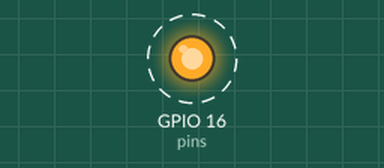
Bench run of a program on a simulated Raspberry Pi (BCM pin numbers). Shown: output pins drawn as LEDs (lit = HIGH). Dashed ring = blinking. What the program prints to the terminal is not drawn.

Above: at 0.2 s.
Timing chart, 0 to 3.0 s (numbered marks = the images above):
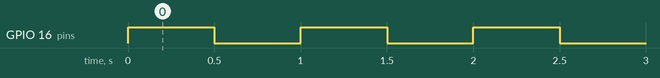

Measured:
- by itself, GPIO 16 (pins): alternates HIGH for 0.50 s and LOW for 0.50 s

The program:

light002.py
```python
#!/usr/bin/env python
# -*- coding:utf-8 -*-
#Author  :hstking
#E-mail  :hstking@hotmail.com
#Ctime   :2015/08/07
#Mtime   :
#Version :

import RPi.GPIO as GPIO
import time

#BCM GPIO编号
pins = [16]

def setup():
	#采用BCM编号
	GPIO.setmode(GPIO.BCM)
	#设置所有GPIO为输出状态，且输出低电平
	for pin in pins:
		GPIO.setup(pin,GPIO.OUT)
		GPIO.output(pin,GPIO.LOW)

def loop():
	while True:
		#循环点亮
		for pin in pins:
			GPIO.output(pin,GPIO.HIGH)
			print("light up")
			time.sleep(0.5)
			GPIO.output(pin,GPIO.LOW)
			print("light down")
			time.sleep(0.5)

def destroy():
	for pin in pins:
		GPIO.output(pin,GPIO.LOW)
		GPIO.setup(pin,GPIO.IN)


if __name__ == '__main__':
	#初始化GPIO
	setup()
	try:
		loop()
	except KeyboardInterrupt:
		#恢复GPIO口状态
		destroy()
```
